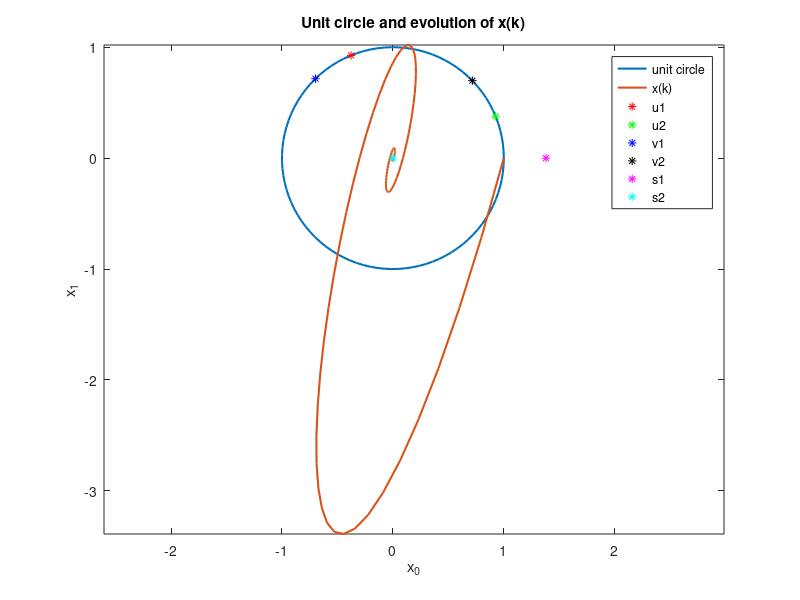

MATLAB code to generate this figure:
A = [0.798 0.051; -0.715 1.088];
xo = [1;0];

% eigenvalues
E = eig(A);

% singular values 
S = svd(A);

% Answer: The eigenvalues have magnitude values less than one (both have
% magnitudes 0.943. No, not all singular values have values less than one.
% One singular value has a value 1.3801

%% Question (b)

% The steady state of the system is found by finding the value of 'X' when
% k -> infinity

% Matrix and initial value parameters
A = [0.798 0.051; -0.715 1.088];
xo = [1;0];
N = 10000;

for k = 0:N
    x = A*xo;
    xo = x;
end

% We see that if we run N to a large number, then 'x' converges to zero.
% The steady state is also asymptotically stable.
%% Question (c)

% Matrix and initial value parameters
A = [0.798 0.051; -0.715 1.088];
xo = [1;0];

x0 = [1];
x1 = [0];

for k = 0:200
    x = A*xo;
    xo = x;
    
    % Store the two values 
    x0 = [x0,x(1)];
    x1 = [x1,x(2)];
end

plot(x0',x1','LineWidth',2.5)
title('Phase plot')
xlabel('x_{0}')
ylabel('x_{1}')

% Answer: Yes, x1 is greater than x0.

%% Question (d)

% It obtains a spiral sink behavior convering to a point which is seen in (c). 

%% Question (e)

% Matrix and initial value parameters
A = [0.798 0.051; -0.715 1.088];
xo = [1;0];

% SVD decomposition
[U,S,V] = svd(A); % A = U*S*V'

u1 = U(:,1);
u2 = U(:,2);

v1 = V(:,1);
v2 = V(:,2);

s1 = S(1);
s2 = S(2);

% Unit circle
r=1;
theta = linspace(0,2*pi,100);

plot(r*cos(theta),r*sin(theta),'-','LineWidth',1.5)
title('Unit circle and evolution of x(k)')
xlabel('x_{0}')
ylabel('x_{1}')
axis equal

hold on 
plot(x0',x1','LineWidth',1.5)

plot(u1(1),u1(2),'r*')
plot(u2(1),u2(2),'g*')

plot(v1(1),v1(2),'b*')
plot(v2(1),v2(2),'k*')

plot(s1,0,'m*')
plot(s2,0,'c*')

legend('unit circle','x(k)','u1','u2','v1','v2','s1','s2')